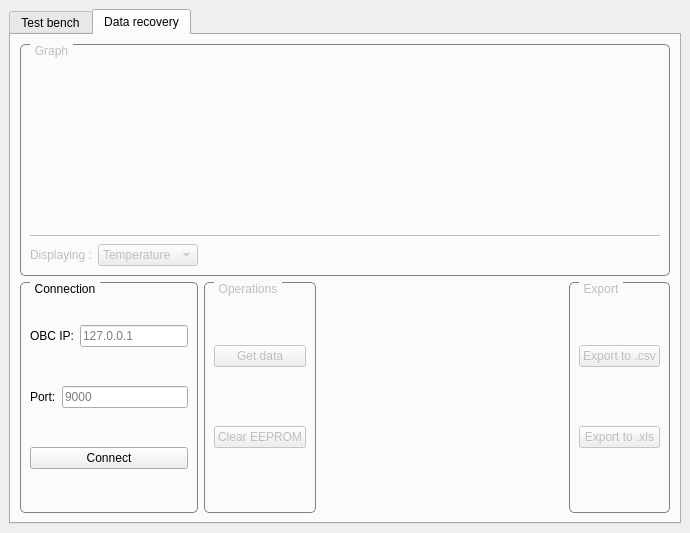
<?xml version="1.0" encoding="UTF-8"?>
<ui version="4.0">
 <class>MainWindow</class>
 <widget class="QMainWindow" name="MainWindow">
  <property name="geometry">
   <rect>
    <x>0</x>
    <y>0</y>
    <width>690</width>
    <height>533</height>
   </rect>
  </property>
  <property name="windowTitle">
   <string>MORE 2</string>
  </property>
  <property name="styleSheet">
   <string notr="true">QGroupBox {
    border: 1px solid gray;
    border-radius: 5px;
    margin-top: 0.5em;
}

QGroupBox::title {
    subcontrol-origin: margin;
    left: 10px;
    padding: 0 3px 0 3px;
}

</string>
  </property>
  <property name="tabShape">
   <enum>QTabWidget::Rounded</enum>
  </property>
  <widget class="QWidget" name="centralwidget">
   <layout class="QVBoxLayout" name="verticalLayout">
    <item>
     <widget class="QTabWidget" name="tabWidget">
      <property name="sizePolicy">
       <sizepolicy hsizetype="Preferred" vsizetype="Expanding">
        <horstretch>0</horstretch>
        <verstretch>0</verstretch>
       </sizepolicy>
      </property>
      <property name="tabPosition">
       <enum>QTabWidget::North</enum>
      </property>
      <property name="currentIndex">
       <number>1</number>
      </property>
      <widget class="QWidget" name="tab_test">
       <attribute name="title">
        <string>Test bench</string>
       </attribute>
       <layout class="QGridLayout" name="gridLayout">
        <item row="0" column="0" rowspan="2">
         <layout class="QVBoxLayout" name="verticalLayout_7"/>
        </item>
        <item row="0" column="1">
         <widget class="QGroupBox" name="configure_box">
          <property name="title">
           <string>Settings</string>
          </property>
          <layout class="QVBoxLayout" name="verticalLayout_6">
           <item>
            <layout class="QHBoxLayout" name="configure_toolbox_layout">
             <property name="spacing">
              <number>6</number>
             </property>
             <property name="sizeConstraint">
              <enum>QLayout::SetDefaultConstraint</enum>
             </property>
             <item>
              <widget class="QComboBox" name="bus_combobox">
               <property name="sizePolicy">
                <sizepolicy hsizetype="Preferred" vsizetype="Fixed">
                 <horstretch>0</horstretch>
                 <verstretch>0</verstretch>
                </sizepolicy>
               </property>
              </widget>
             </item>
             <item>
              <spacer name="horizontalSpacer">
               <property name="orientation">
                <enum>Qt::Horizontal</enum>
               </property>
               <property name="sizeHint" stdset="0">
                <size>
                 <width>40</width>
                 <height>20</height>
                </size>
               </property>
              </spacer>
             </item>
            </layout>
           </item>
           <item>
            <widget class="QStackedWidget" name="configure_stackedwidget">
             <property name="currentIndex">
              <number>-1</number>
             </property>
            </widget>
           </item>
          </layout>
         </widget>
        </item>
        <item row="1" column="1">
         <layout class="QHBoxLayout" name="horizontalLayout">
          <item>
           <widget class="QPushButton" name="load_button">
            <property name="text">
             <string>Load</string>
            </property>
           </widget>
          </item>
          <item>
           <widget class="QPushButton" name="save_button">
            <property name="text">
             <string>Save</string>
            </property>
           </widget>
          </item>
          <item>
           <spacer name="horizontalSpacer_2">
            <property name="orientation">
             <enum>Qt::Horizontal</enum>
            </property>
            <property name="sizeHint" stdset="0">
             <size>
              <width>40</width>
              <height>20</height>
             </size>
            </property>
           </spacer>
          </item>
          <item>
           <widget class="QPushButton" name="start_button">
            <property name="text">
             <string>Start test</string>
            </property>
           </widget>
          </item>
         </layout>
        </item>
       </layout>
      </widget>
      <widget class="QWidget" name="tab_data">
       <attribute name="title">
        <string>Data recovery</string>
       </attribute>
       <layout class="QVBoxLayout" name="verticalLayout_9">
        <item>
         <widget class="QGroupBox" name="groupBox">
          <property name="enabled">
           <bool>false</bool>
          </property>
          <property name="title">
           <string>Graph</string>
          </property>
          <layout class="QVBoxLayout" name="verticalLayout_3">
           <item>
            <widget class="MplCanvas" name="plotCanvas" native="true">
             <property name="sizePolicy">
              <sizepolicy hsizetype="Preferred" vsizetype="Preferred">
               <horstretch>0</horstretch>
               <verstretch>0</verstretch>
              </sizepolicy>
             </property>
            </widget>
           </item>
           <item>
            <widget class="Line" name="line">
             <property name="orientation">
              <enum>Qt::Horizontal</enum>
             </property>
            </widget>
           </item>
           <item>
            <layout class="QHBoxLayout" name="horizontalLayout_2">
             <item>
              <widget class="QLabel" name="label">
               <property name="text">
                <string>Displaying :</string>
               </property>
              </widget>
             </item>
             <item>
              <widget class="QComboBox" name="data_combo">
               <property name="frame">
                <bool>true</bool>
               </property>
               <item>
                <property name="text">
                 <string>Temperature</string>
                </property>
               </item>
               <item>
                <property name="text">
                 <string>Pressure</string>
                </property>
               </item>
               <item>
                <property name="text">
                 <string>Acceleration</string>
                </property>
               </item>
               <item>
                <property name="text">
                 <string>Payload</string>
                </property>
               </item>
              </widget>
             </item>
             <item>
              <spacer name="horizontalSpacer_3">
               <property name="orientation">
                <enum>Qt::Horizontal</enum>
               </property>
               <property name="sizeHint" stdset="0">
                <size>
                 <width>40</width>
                 <height>20</height>
                </size>
               </property>
              </spacer>
             </item>
            </layout>
           </item>
          </layout>
         </widget>
        </item>
        <item>
         <layout class="QHBoxLayout" name="toolbar_layout">
          <item>
           <widget class="QGroupBox" name="connection_box">
            <property name="sizePolicy">
             <sizepolicy hsizetype="Fixed" vsizetype="Preferred">
              <horstretch>0</horstretch>
              <verstretch>0</verstretch>
             </sizepolicy>
            </property>
            <property name="styleSheet">
             <string notr="true"/>
            </property>
            <property name="title">
             <string>Connection</string>
            </property>
            <property name="flat">
             <bool>false</bool>
            </property>
            <layout class="QVBoxLayout" name="verticalLayout_4">
             <item>
              <layout class="QHBoxLayout" name="obc_ip_layout">
               <item>
                <widget class="QLabel" name="obc_ip_label">
                 <property name="text">
                  <string>OBC IP:</string>
                 </property>
                </widget>
               </item>
               <item>
                <widget class="QLineEdit" name="obc_ip_line_edit">
                 <property name="text">
                  <string/>
                 </property>
                 <property name="placeholderText">
                  <string>127.0.0.1</string>
                 </property>
                </widget>
               </item>
              </layout>
             </item>
             <item>
              <layout class="QHBoxLayout" name="obc_port_layout">
               <item>
                <widget class="QLabel" name="obc_port_label">
                 <property name="text">
                  <string>Port:</string>
                 </property>
                </widget>
               </item>
               <item>
                <widget class="QLineEdit" name="obc_port_line_edit">
                 <property name="text">
                  <string/>
                 </property>
                 <property name="placeholderText">
                  <string>9000</string>
                 </property>
                </widget>
               </item>
              </layout>
             </item>
             <item>
              <layout class="QHBoxLayout" name="obc_action_layout">
               <item>
                <widget class="QPushButton" name="connection_button">
                 <property name="text">
                  <string>Connect</string>
                 </property>
                </widget>
               </item>
              </layout>
             </item>
            </layout>
           </widget>
          </item>
          <item>
           <widget class="QGroupBox" name="operations_box">
            <property name="enabled">
             <bool>false</bool>
            </property>
            <property name="title">
             <string>Operations</string>
            </property>
            <property name="flat">
             <bool>false</bool>
            </property>
            <property name="checkable">
             <bool>false</bool>
            </property>
            <layout class="QVBoxLayout" name="verticalLayout_5">
             <item>
              <widget class="QPushButton" name="get_data_button">
               <property name="text">
                <string>Get data</string>
               </property>
              </widget>
             </item>
             <item>
              <widget class="QPushButton" name="clear_button">
               <property name="text">
                <string>Clear EEPROM</string>
               </property>
              </widget>
             </item>
            </layout>
           </widget>
          </item>
          <item>
           <spacer name="horizontal_spacer_2">
            <property name="orientation">
             <enum>Qt::Horizontal</enum>
            </property>
            <property name="sizeHint" stdset="0">
             <size>
              <width>40</width>
              <height>20</height>
             </size>
            </property>
           </spacer>
          </item>
          <item>
           <widget class="QGroupBox" name="export_box">
            <property name="enabled">
             <bool>false</bool>
            </property>
            <property name="title">
             <string>Export</string>
            </property>
            <layout class="QVBoxLayout" name="verticalLayout_2">
             <item>
              <widget class="QPushButton" name="export_csv_button">
               <property name="text">
                <string>Export to .csv</string>
               </property>
              </widget>
             </item>
             <item>
              <widget class="QPushButton" name="export_xls_button">
               <property name="text">
                <string>Export to .xls</string>
               </property>
              </widget>
             </item>
            </layout>
           </widget>
          </item>
         </layout>
        </item>
       </layout>
      </widget>
     </widget>
    </item>
   </layout>
  </widget>
 </widget>
 <customwidgets>
  <customwidget>
   <class>MplCanvas</class>
   <extends>QWidget</extends>
   <header>mplcanvas.h</header>
   <container>1</container>
  </customwidget>
 </customwidgets>
 <resources/>
 <connections>
  <connection>
   <sender>bus_combobox</sender>
   <signal>currentIndexChanged(int)</signal>
   <receiver>configure_stackedwidget</receiver>
   <slot>setCurrentIndex(int)</slot>
   <hints>
    <hint type="sourcelabel">
     <x>178</x>
     <y>86</y>
    </hint>
    <hint type="destinationlabel">
     <x>326</x>
     <y>269</y>
    </hint>
   </hints>
  </connection>
 </connections>
</ui>
